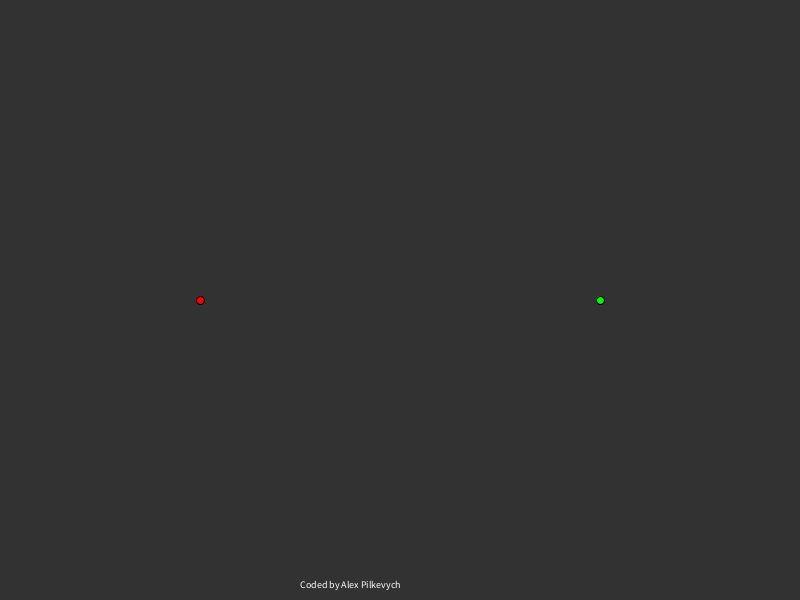
Frame 1 (no input)
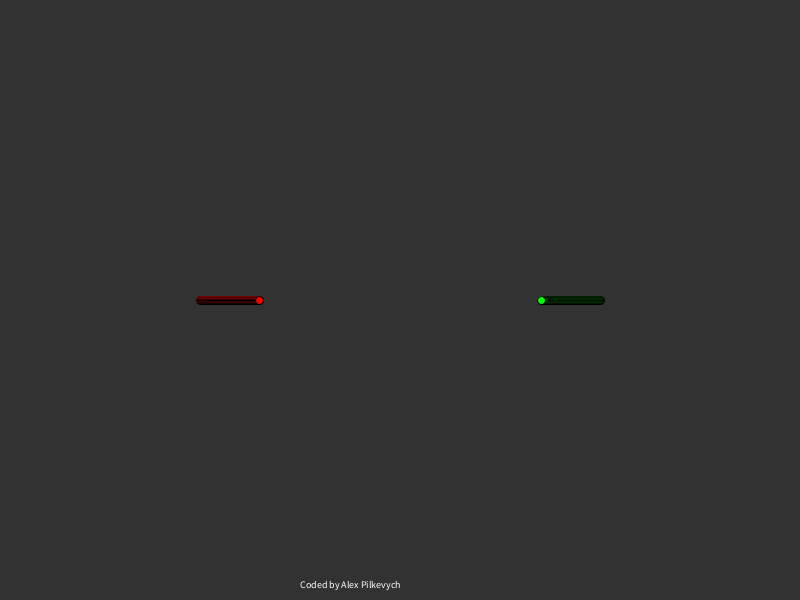
Frame 60 (the mouse pressed at the canvas centre just before this capture)
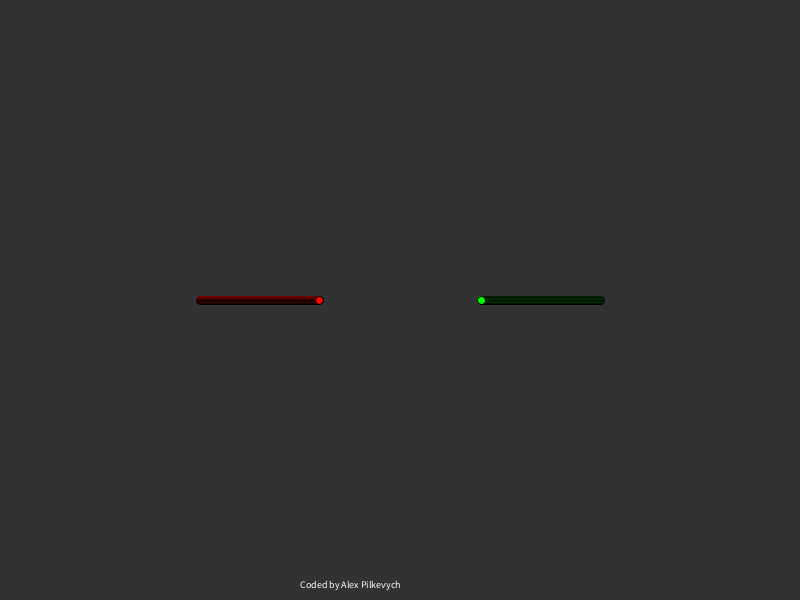
Frame 120 (the mouse held since frame 60 and released just before this capture)

The Processing sketch that drew these frames (run headless with seeded random() and noise(); from frame 60 on, the mouse is pressed at the canvas centre):

// Processing sketch: processing_93721
// ── processing_93721.pde

int xpos = 200;
int ypos = 300;
boolean stop;
int xpos2 = 600;
int ypos2 = 300;

int pointWidth=8;

int trigger = 0;
int trigger2 = 0;
int motionController_1 = 0;
int[][] td = new int[802][602];
Snake red;
Snake green;
void setup() {
  size(800, 600);
  background(50);
  red = new Snake(255, 0);
  green = new Snake(0, 255);
    for(int i=0; i<802; i++){
  for(int j=0; j<602; j++){
    td[i][j]=0;
  }  
  }
  design();
}

void draw() {
  red.appear();
  red.triggerFunction();
  red.posSaver();
  red.colCheck();


  green.appear();
  green.triggerFunction2();
  green.posSaver();
  green.colCheck();

  
  if(stop==false){
      red.move();
      green.move2();
  }
  
  if(keyPressed && (key=='r'|| key=='R') && stop==true){
   restart(); 
  }
}


void keyReleased() {
  motionController_1=0;
}

void restart(){

    xpos = 200;
  ypos = 300;

  xpos2 = 600;
  ypos2 = 300;

  trigger = 0;
  trigger2 = 0; 
  background(50);
      for(int i=0; i<802; i++){
  for(int j=0; j<602; j++){
    td[i][j]=0;
  }  
  }
stop=false;
design();
}

void design(){
  textSize(10);
  fill(255);
 text("Coded by Alex Pilkevych",300,height-12); 
}

class Snake {

  int redSnake;
  int greenSnake;

  Snake(int TredSnake, int TgreenSnake) {
    redSnake = TredSnake;
    greenSnake = TgreenSnake;
  }

  /*
  GENERAL
   */
  void appear() {
    xpos = constrain(xpos,1,width);
    xpos2 = constrain(xpos2,1,width);
    ypos = constrain(ypos,1,width);
    ypos2 = constrain(ypos2,1,width);
    
    fill(redSnake, greenSnake, 0); 
    if (redSnake == 255) {
      ellipse(xpos, ypos, pointWidth, pointWidth);
    } 
    else {
      ellipse(xpos2, ypos2, pointWidth, pointWidth);
    }
  }
 
  void posSaver() {
    td[xpos][ypos]=1;
    td[xpos2][ypos2]=1;
  }

  void colCheck() {
    /*
    Check RED:
    */
    //Down and right
    if (trigger==0 || trigger==1) {
      if (td[xpos+1][ypos+1]!=0) {
        redLoose();
      }
    }

    //Up and Left
    if (trigger==2 || trigger==3) {
      if (td[xpos-1][ypos-1]!=0) {
        
        redLoose();
      }
    }
    
    //Offscreen
    if(xpos>width||xpos<2||ypos>height||ypos<2){
     redLoose(); 
    }
    
    
        /*
    Check GREEN:
    */
    
    //Down and right
    if (trigger2==0 || trigger2==1) {
      if (td[xpos2-1][ypos2-1]!=0) {
        greenLoose();
      }
    }

    //Up and Left
    if (trigger2==2 || trigger2==3) {
      if (td[xpos2+1][ypos2+1]!=0) {
        greenLoose();
      }
    }
    
    //Offscreen
    if(xpos2>width||xpos2<2||ypos2>height||ypos2<2){
     greenLoose(); 
    }
    
    //DRAW
    if(dist(xpos,ypos,xpos2,ypos2)<5){
     gameDraw(); 
    }
  }

void gameDraw(){
    textSize(50);
    fill(0,80);
    rectMode(CENTER);
    rect(width/2,height/2,500,100);
    fill(255, 0, 0);
    text("DRAW", width/2-120,height/2+15);
    
    textSize(20);
    text("Press R to restart", width/2-220, height/2+40);
    stop=true;
}
/*
RED
*/
  
   void triggerFunction() {
    if (keyPressed && keyCode==RIGHT && motionController_1==0) {
      trigger++; 
      motionController_1 = 1;
    } 
    else if (keyPressed && keyCode==LEFT && motionController_1==0) {
      trigger--;   
      motionController_1 = 1;
    }
    //Trigger Repeat
    if (trigger>3) {
      trigger=0;
    } 
    else if (trigger<0) {
      trigger=3;
    }
  }


  void move()
  { 
    if (trigger==0) {
      xpos++;
    } 
    else
      if (trigger==1) {
        ypos++;
      } 
      else
        if (trigger==2) {
          xpos--;
        } 
        else
          if (trigger==3) {
            ypos--;
          }
  }

  void redLoose() {
    
    textSize(50);
    fill(0,80);
    rectMode(CENTER);
    rect(width/2,height/2,500,100);
    fill(0, 255, 0);
    text("Green Player Wins!", width/2-220,height/2+15);
    stop=true;
    
    textSize(20);
    text("Press R to restart", width/2-220, height/2+40);
  }

/*
GREEN
*/
 void triggerFunction2() {
    if (keyPressed && (key=='d' || key=='D') && motionController_1==0) {
      trigger2++; 
      motionController_1 = 1;
    } 
    else if (keyPressed && (key=='a' || key=='A') && motionController_1==0) {
      trigger2--;   
      motionController_1 = 1;
    }
    //trigger2 Repeat
    if (trigger2>3) {
      trigger2=0;
    } 
    else if (trigger2<0) {
      trigger2=3;
    }
  }

  void move2()
  { 
    if (trigger2==0) {
      xpos2--;
    } 
    else
      if (trigger2==1) {
        ypos2--;
      } 
      else
        if (trigger2==2) {
          xpos2++;
        } 
        else
          if (trigger2==3) {
            ypos2++;
          }
  }

  void greenLoose() { 
     
    textSize(50);
    fill(0,80);
    rectMode(CENTER);
    textMode(CENTER);
    rect(width/2,height/2,500,100);
    fill(255, 0, 0);
    text("Red Player Wins!", width/2-220,height/2+15);
    textSize(20);
    text("Press R to restart", width/2-220, height/2+40);
stop=true;
  }
}
